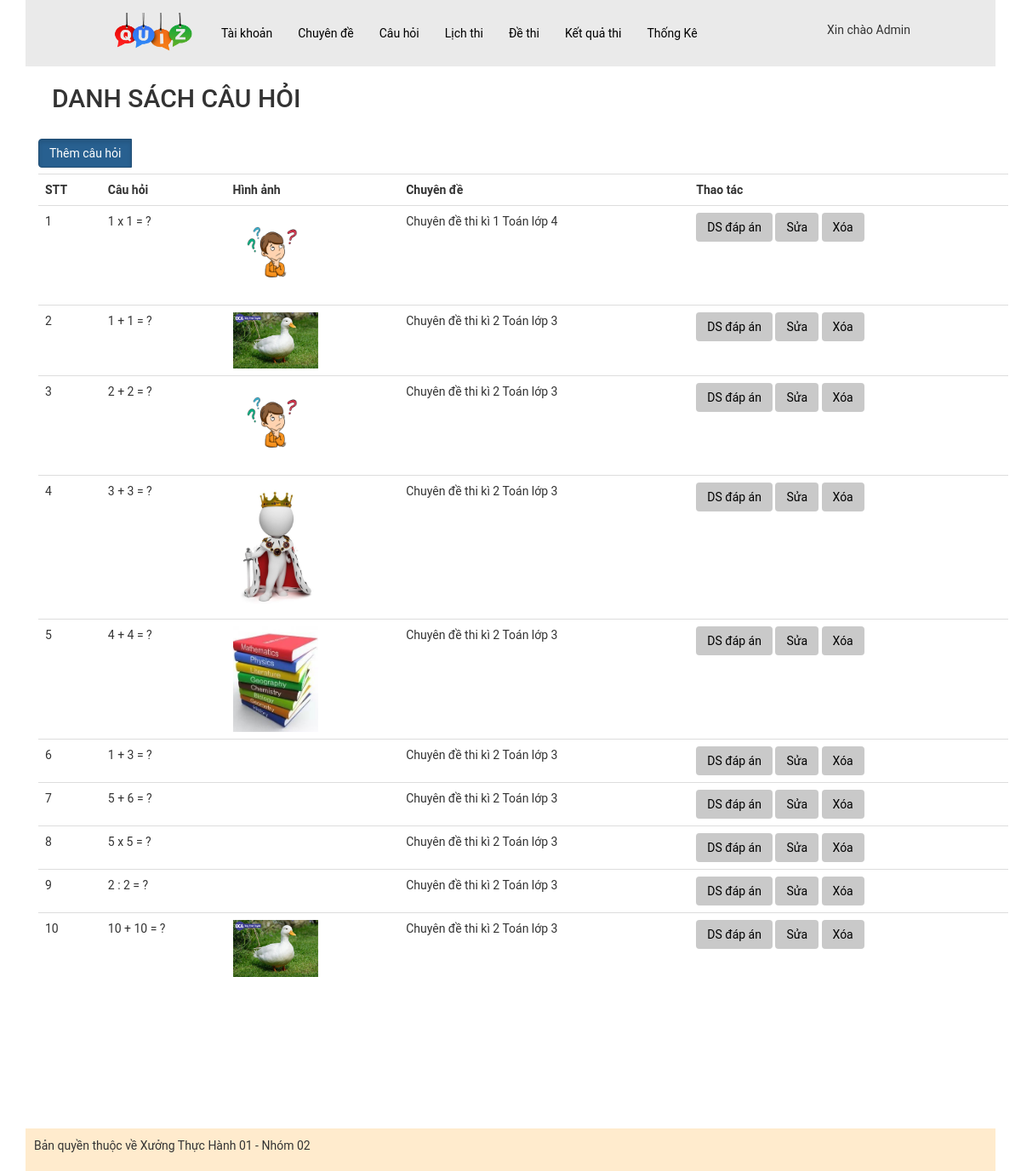
The app's page /admin/index.php?act=dsch (signed in), older data.
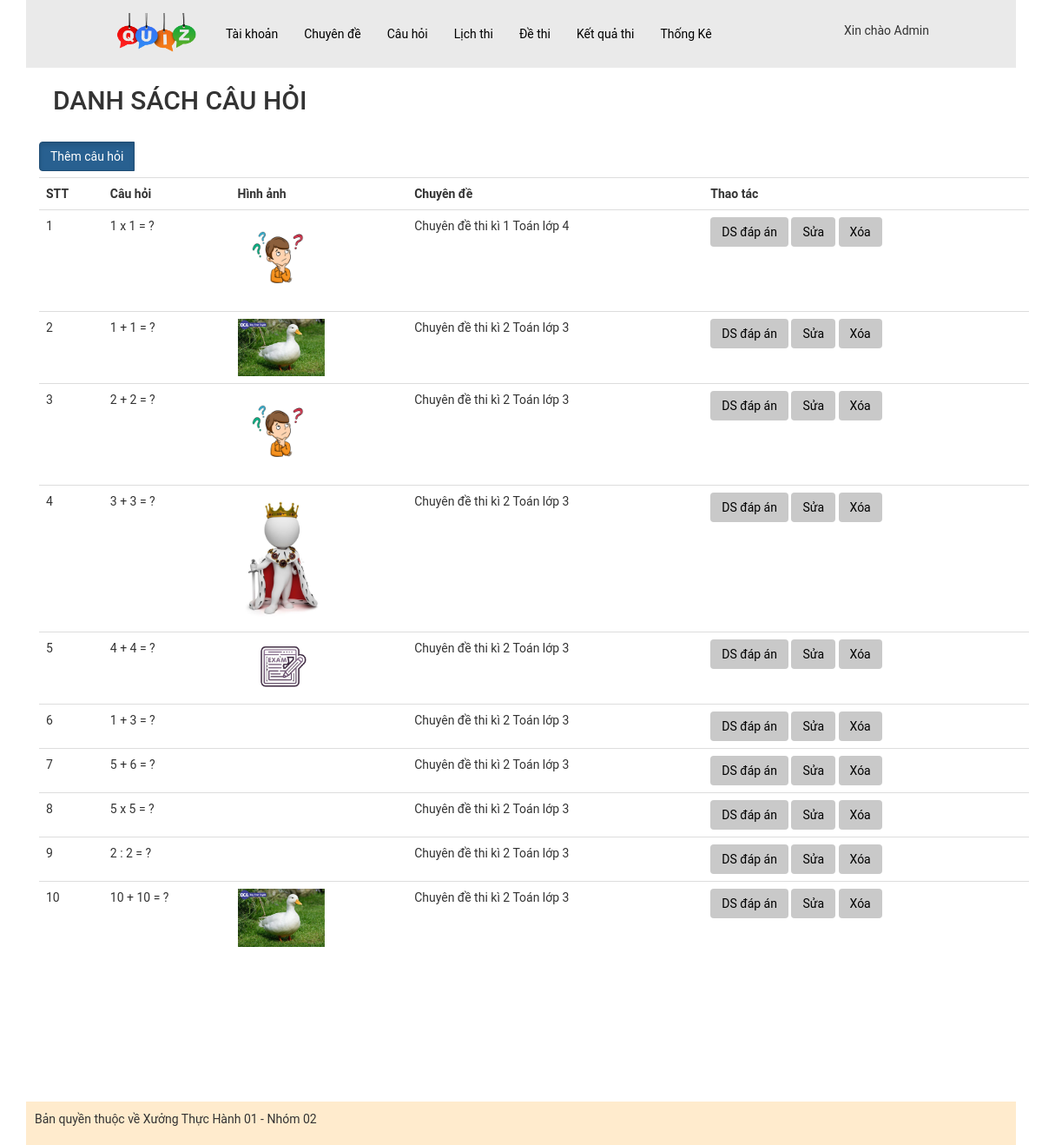
The same page, newer data.
### tables this page shows
CREATE TABLE `cauhoi` (
  `id_ch` int(11) NOT NULL,
  `content` varchar(500) NOT NULL COMMENT 'Nội dung câu hỏi (Đề bài)',
  `image` varchar(50) DEFAULT NULL,
  `id_cd` int(11) NOT NULL
);

CREATE TABLE `chuyende` (
  `id_cd` int(11) NOT NULL,
  `name` varchar(255) NOT NULL COMMENT 'Tên chuyên đề',
  `image_cd` varchar(255) DEFAULT NULL
);

### model/pdo.php (called while the page is built, shortened)
<?php
function pdo_get_connection(){
    $servername = "localhost";
    $username = "root";
    $password = "";
    try {
        $conn = new PDO("mysql:host=$servername;dbname=xuongth01_02", $username, $password);
        $conn->setAttribute(PDO::ATTR_ERRMODE, PDO::ERRMODE_EXCEPTION);
        return $conn;
    } catch(PDOException $e) {
        echo "Connection failed: " . $e->getMessage();
    }
}
function pdo_query($sql){
    $sql_args=array_slice(func_get_args(),1);
    try{
        $conn=pdo_get_connection();
        $stmt=$conn->prepare($sql);
        $stmt->execute($sql_args);
        $rows=$stmt->fetchAll();
        return $rows;
    }
    catch(PDOException $e){
        throw $e;
    }
    finally{
        unset($conn);
    }
}
?>

### model/cauhoi.php (called while the page is built, shortened)
<?php
function loadall_cauhoi()
{
    $sql = "SELECT cauhoi.*,
            chuyende.name AS ten_cd
    from cauhoi
    JOIN chuyende ON cauhoi.id_cd = chuyende.id_cd
     order by id_cd desc";
    $listcauhoi = pdo_query($sql);
    return $listcauhoi;
}

### admin/cauhoi/list-cauhoi.php (the view, shortened to what this page needs)
<div class="container">
     <nav class="navbar bg-body-tertiary">
          <div class="container-fluid">
               <h2>DANH SÁCH CÂU HỎI</h2>
          </div>
     </nav>
     <div>
          <div class="btn-group">
               <a href="?act=addch" class="btn btn-primary active" aria-current="page">Thêm câu hỏi</a>
          </div>
          <table class="table table_dsch">
               <tr>
                    <th scope="col">STT</th>
                    <th>Câu hỏi</th>
                    <th>Hình ảnh</th>
                    <th>Chuyên đề</th>
                    <th>Thao tác</th>
               </tr>
               <?php
               foreach ($listcauhoi as $key => $cauhoi) {
                    extract($cauhoi);
                    $suach = "index.php?act=editch&id=" . $id_ch;
                    $xoach = "index.php?act=xoach&id=" . $id_ch;
                    $dsda = "index.php?act=dsda&id=" . $id_ch;
                    $hinhpath = "../uploads/" . $image;
                    if (is_file($hinhpath)) {
                         $hinh = "<img src='" . $hinhpath . "' width='100px'>";
                    } else {
                         $hinh = "";
                    }
                    echo
                    '<tr>
                    <td>' . $key + 1 . '</td>
                    <td>' . $content . '</td>
                    <td>' . $hinh . '</td>
                    <td>' . $ten_cd . '</td>
                    <td>
                    <a class="btn" href="' . $dsda . '">DS đáp án</a>
                    <a class="btn" href="' . $suach . '">Sửa</a>
                    <a class="btn" href="' . $xoach . '" onclick="return confirm(\'Bạn có chắc chắn muốn xóa?\');"> Xóa </a>
                    </td>
               </tr>';
               }
               ?>
          </table>
     </div>
</div>

Row changes from the older to the newer data that the page shows:
changed cauhoi (number 5 of 10 on the later page): image: a different picture
